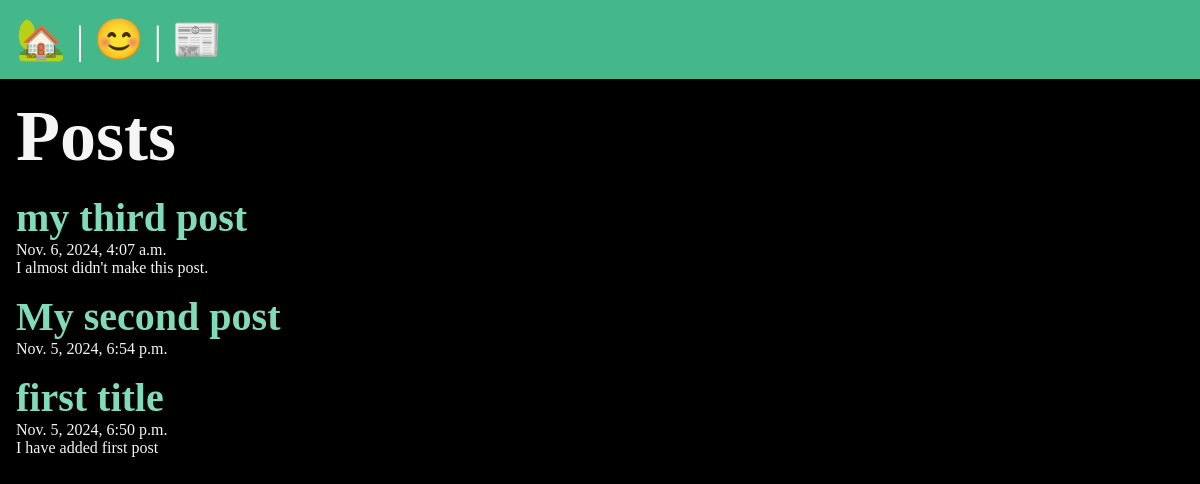
The app's page /posts/, older data.
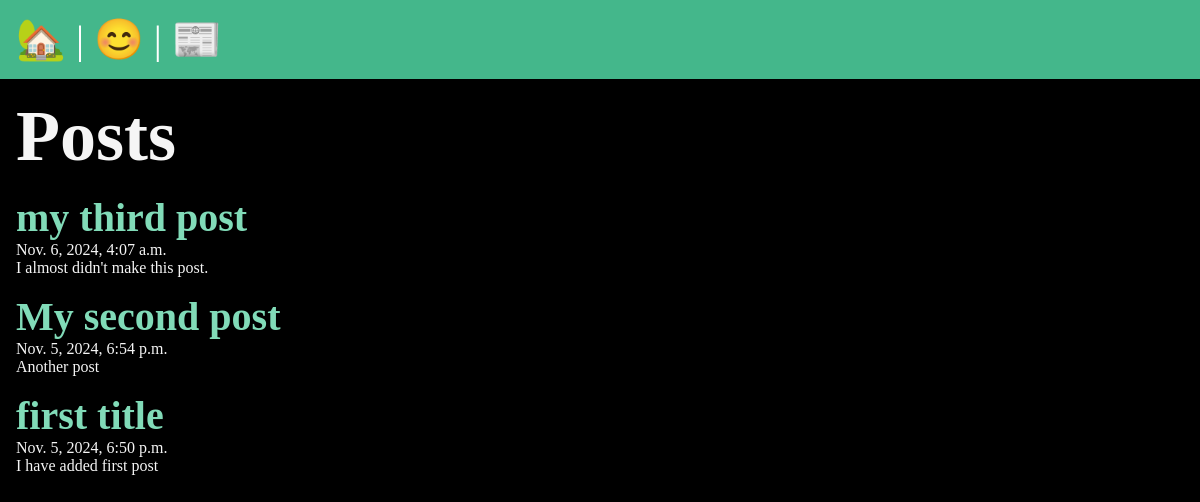
The same page, newer data.
### posts/models.py (models this page shows, shortened)
class Post(models.Model):
    title = models.CharField(max_length=200)
    body = models.TextField()
    slug = models.SlugField()
    date = models.DateTimeField(auto_now_add=True)

### posts/views.py (the view)
# urls.py: path("", views.posts_list, name="list"),
def posts_list(request):
    posts = Post.objects.all().order_by("-date")
    return render(request, "posts/posts_list.html", {"posts": posts})

### posts/templates/posts/posts_list.html (shortened to what this page needs)
{% extends 'layout.html' %}
{% block content %}
<section>
    <h1>Posts</h1>
    {% for post in posts %}
        <article class="post">
            <h2>
                <a href="{% url 'posts:page' slug=post.slug %}">
                {{ post.title }}
                </a>
            </h2>
            <p>{{ post.date }}</p>
            <p>{{ post.body }}</p>
        </article>
    {% endfor %}
</section>
{% endblock %}

Row changes from the older to the newer data that the page shows:
changed Post "My second post": body (not shown) → "Another post"
